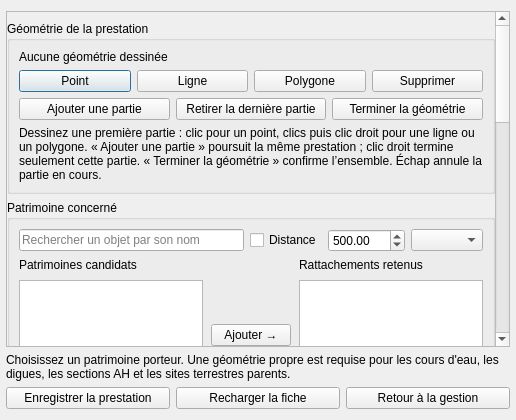
<?xml version="1.0" encoding="UTF-8"?>
<ui version="4.0"><class>PrestationDialog</class><widget class="QDialog" name="PrestationDialog">
 <property name="windowTitle"><string>Prestation — GEMAPI-App</string></property>
 <layout class="QVBoxLayout" name="verticalLayout">
  <property name="leftMargin"><number>6</number></property>
  <property name="rightMargin"><number>6</number></property>
  <item><widget class="QScrollArea" name="formScroll"><property name="widgetResizable"><bool>true</bool></property>
   <widget class="QWidget" name="formContents"><layout class="QVBoxLayout" name="formLayout">
    <property name="leftMargin"><number>0</number></property>
    <property name="rightMargin"><number>0</number></property>
    <item><widget class="QGroupBox" name="geometryGroup"><property name="title"><string>Géométrie de la prestation</string></property>
     <layout class="QVBoxLayout" name="geometryLayout">
      <item><widget class="QLabel" name="geometryStatusLabel"><property name="text"><string>Aucune géométrie dessinée</string></property></widget></item>
      <item><layout class="QHBoxLayout" name="geometryActions">
       <item><widget class="QPushButton" name="pointButton"><property name="text"><string>Point</string></property></widget></item>
       <item><widget class="QPushButton" name="lineButton"><property name="text"><string>Ligne</string></property></widget></item>
       <item><widget class="QPushButton" name="polygonButton"><property name="text"><string>Polygone</string></property></widget></item>
       <item><widget class="QPushButton" name="removeGeometryButton"><property name="text"><string>Supprimer</string></property></widget></item>
      </layout></item>
      <item><layout class="QHBoxLayout" name="multipartActions">
       <item><widget class="QPushButton" name="addPartButton"><property name="text"><string>Ajouter une partie</string></property></widget></item>
       <item><widget class="QPushButton" name="removePartButton"><property name="text"><string>Retirer la dernière partie</string></property></widget></item>
       <item><widget class="QPushButton" name="finishGeometryButton"><property name="text"><string>Terminer la géométrie</string></property></widget></item>
      </layout></item>
      <item><widget class="QLabel" name="geometryHintLabel"><property name="wordWrap"><bool>true</bool></property><property name="text"><string>Dessinez une première partie : clic pour un point, clics puis clic droit pour une ligne ou un polygone. « Ajouter une partie » poursuit la même prestation ; clic droit termine seulement cette partie. « Terminer la géométrie » confirme l’ensemble. Échap annule la partie en cours.</string></property></widget></item>
     </layout></widget></item>
    <item><widget class="QGroupBox" name="associationGroup"><property name="title"><string>Patrimoine concerné</string></property>
     <layout class="QVBoxLayout" name="associationLayout">
      <item><layout class="QHBoxLayout" name="associationControls">
       <item stretch="60"><widget class="QLineEdit" name="searchEdit"><property name="minimumWidth"><number>160</number></property><property name="placeholderText"><string>Rechercher un objet par son nom</string></property></widget></item>
       <item stretch="40"><layout class="QHBoxLayout" name="distanceLayout">
        <item><widget class="QCheckBox" name="nearbyOnly"><property name="text"><string>Distance</string></property><property name="checked"><bool>false</bool></property></widget></item>
        <item><widget class="QDoubleSpinBox" name="distanceSpin"><property name="minimum"><double>0.000000000000000</double></property><property name="maximum"><double>50000.000000000000000</double></property><property name="value"><double>500.000000000000000</double></property></widget></item>
        <item><widget class="QComboBox" name="distanceUnitCombo"/></item>
       </layout></item>
      </layout></item>
      <item><layout class="QHBoxLayout" name="associationLists">
       <property name="spacing"><number>8</number></property>
       <item stretch="42"><layout class="QVBoxLayout" name="candidateColumn">
        <item><widget class="QLabel" name="candidateLabel"><property name="text"><string>Patrimoines candidats</string></property></widget></item>
        <item><widget class="QListWidget" name="objectList"><property name="minimumHeight"><number>145</number></property><property name="sizePolicy"><sizepolicy hsizetype="Expanding" vsizetype="Expanding"><horstretch>0</horstretch><verstretch>0</verstretch></sizepolicy></property><property name="selectionMode"><enum>QAbstractItemView::ExtendedSelection</enum></property></widget></item>
       </layout></item>
       <item stretch="16"><layout class="QVBoxLayout" name="associationActions">
        <item><spacer name="actionsTopSpacer"><property name="orientation"><enum>Qt::Vertical</enum></property><property name="sizeHint" stdset="0"><size><width>0</width><height>20</height></size></property></spacer></item>
        <item><widget class="QPushButton" name="addButton"><property name="text"><string>Ajouter →</string></property><property name="sizePolicy"><sizepolicy hsizetype="Expanding" vsizetype="Fixed"><horstretch>0</horstretch><verstretch>0</verstretch></sizepolicy></property></widget></item>
        <item><widget class="QPushButton" name="locateButton"><property name="text"><string>Localiser</string></property><property name="sizePolicy"><sizepolicy hsizetype="Expanding" vsizetype="Fixed"><horstretch>0</horstretch><verstretch>0</verstretch></sizepolicy></property></widget></item>
        <item><widget class="QPushButton" name="removeButton"><property name="text"><string>← Retirer</string></property><property name="sizePolicy"><sizepolicy hsizetype="Expanding" vsizetype="Fixed"><horstretch>0</horstretch><verstretch>0</verstretch></sizepolicy></property></widget></item>
        <item><spacer name="actionsBottomSpacer"><property name="orientation"><enum>Qt::Vertical</enum></property><property name="sizeHint" stdset="0"><size><width>0</width><height>20</height></size></property></spacer></item>
       </layout></item>
       <item stretch="42"><layout class="QVBoxLayout" name="selectedColumn">
        <item><widget class="QLabel" name="selectedLabel"><property name="text"><string>Rattachements retenus</string></property></widget></item>
        <item><widget class="QListWidget" name="selectedList"><property name="minimumHeight"><number>145</number></property><property name="sizePolicy"><sizepolicy hsizetype="Expanding" vsizetype="Expanding"><horstretch>0</horstretch><verstretch>0</verstretch></sizepolicy></property><property name="selectionMode"><enum>QAbstractItemView::ExtendedSelection</enum></property></widget></item>
       </layout></item>
      </layout></item>
     </layout></widget></item>
    <item><widget class="QGroupBox" name="detailsGroup"><property name="title"><string>3 — Informations métier</string></property>
     <layout class="QGridLayout" name="detailsLayout">
      <property name="horizontalSpacing"><number>4</number></property>
      <item row="0" column="0" colspan="2"><widget class="QLabel" name="typeLabel"><property name="text"><string>Type de prestation *</string></property></widget></item>
      <item row="0" column="2" colspan="2"><widget class="QLabel" name="prestataireLabel"><property name="text"><string>Prestataire *</string></property></widget></item>
      <item row="1" column="0" colspan="2"><widget class="TypePicker" name="typeCombo"/></item>
      <item row="1" column="2" colspan="2"><widget class="QComboBox" name="prestataireCombo"/></item>
      <item row="2" column="0"><widget class="QLabel" name="statutLabel"><property name="text"><string>Statut *</string></property></widget></item>
      <item row="2" column="1"><widget class="QLabel" name="debutLabel"><property name="text"><string>Date de début *</string></property></widget></item>
      <item row="2" column="2"><widget class="QLabel" name="finLabel"><property name="text"><string>Date de fin *</string></property><property name="toolTip"><string>Date prévisionnelle possible</string></property></widget></item>
      <item row="2" column="3"><widget class="QLabel" name="technicienLabel"><property name="text"><string>Technicien responsable *</string></property></widget></item>
      <item row="3" column="0"><widget class="QComboBox" name="statutCombo"/></item>
      <item row="3" column="1"><widget class="QDateEdit" name="debutDate"><property name="calendarPopup"><bool>true</bool></property><property name="displayFormat"><string>dd/MM/yyyy</string></property></widget></item>
      <item row="3" column="2"><widget class="QDateEdit" name="finDate"><property name="calendarPopup"><bool>true</bool></property><property name="displayFormat"><string>dd/MM/yyyy</string></property></widget></item>
      <item row="3" column="3"><widget class="QComboBox" name="technicienCombo"/></item>
      <item row="4" column="0" colspan="2"><widget class="QLabel" name="positionLabel"><property name="text"><string>Position</string></property></widget></item>
      <item row="4" column="2" colspan="2"><widget class="QLabel" name="riveLabel"><property name="text"><string>Rive concernée</string></property></widget></item>
      <item row="5" column="0" colspan="2"><widget class="QComboBox" name="positionCombo"/></item>
      <item row="5" column="2" colspan="2"><widget class="QComboBox" name="riveCombo"/></item>
      <item row="6" column="0" colspan="4"><layout class="QHBoxLayout" name="amountLayout">
       <item stretch="6"><layout class="QVBoxLayout" name="intituleLayout"><item><widget class="QLabel" name="intituleLabel"><property name="text"><string>Intitulé (facultatif)</string></property></widget></item><item><widget class="QLineEdit" name="intituleEdit"/></item></layout></item>
       <item stretch="2"><layout class="QVBoxLayout" name="quantiteLayout"><item><widget class="QLabel" name="quantiteLabel"><property name="text"><string>Quantité</string></property></widget></item><item><widget class="QLineEdit" name="quantiteEdit"/></item></layout></item>
       <item stretch="2"><layout class="QVBoxLayout" name="uniteLayout"><item><widget class="QLabel" name="uniteLabel"><property name="text"><string>Unité</string></property></widget></item><item><widget class="QLineEdit" name="uniteEdit"/></item></layout></item>
      </layout></item>
      <item row="7" column="0" colspan="4"><widget class="QLabel" name="descriptionLabel"><property name="text"><string>Description (facultative)</string></property></widget></item>
      <item row="8" column="0" colspan="4"><widget class="QPlainTextEdit" name="descriptionEdit"><property name="maximumHeight"><number>85</number></property><property name="placeholderText"><string>Description facultative</string></property></widget></item>
     </layout></widget></item>
    <item><widget class="QGroupBox" name="photosGroup"><property name="title"><string>4 — Photographies et commentaires (facultatifs)</string></property>
     <layout class="QHBoxLayout" name="photosLayout">
      <item><layout class="QVBoxLayout" name="photo1Layout">
       <item><widget class="QLabel" name="photo1Title"><property name="text"><string>Photographie 1</string></property></widget></item>
       <item><widget class="QLabel" name="photo1Preview"><property name="minimumHeight"><number>220</number></property><property name="maximumHeight"><number>260</number></property><property name="alignment"><set>Qt::AlignCenter</set></property><property name="text"><string>Aucune photographie</string></property></widget></item>
       <item><layout class="QHBoxLayout" name="photo1Actions">
        <item stretch="3"><widget class="QPushButton" name="photo1Button"><property name="text"><string>Choisir photo</string></property></widget></item>
        <item stretch="1"><widget class="QPushButton" name="photo1Remove"><property name="text"><string>Supprimer</string></property><property name="toolTip"><string>Retirer le lien vers la photographie 1, sans supprimer le fichier</string></property></widget></item>
       </layout></item>
       <item><widget class="QLineEdit" name="photo1Comment"><property name="placeholderText"><string>Commentaire de la photo 1</string></property></widget></item>
      </layout></item>
      <item><layout class="QVBoxLayout" name="photo2Layout">
       <item><widget class="QLabel" name="photo2Title"><property name="text"><string>Photographie 2</string></property></widget></item>
       <item><widget class="QLabel" name="photo2Preview"><property name="minimumHeight"><number>220</number></property><property name="maximumHeight"><number>260</number></property><property name="alignment"><set>Qt::AlignCenter</set></property><property name="text"><string>Aucune photographie</string></property></widget></item>
       <item><layout class="QHBoxLayout" name="photo2Actions">
        <item stretch="3"><widget class="QPushButton" name="photo2Button"><property name="text"><string>Choisir photo</string></property></widget></item>
        <item stretch="1"><widget class="QPushButton" name="photo2Remove"><property name="text"><string>Supprimer</string></property><property name="toolTip"><string>Retirer le lien vers la photographie 2, sans supprimer le fichier</string></property></widget></item>
       </layout></item>
       <item><widget class="QLineEdit" name="photo2Comment"><property name="placeholderText"><string>Commentaire de la photo 2</string></property></widget></item>
      </layout></item>
     </layout></widget></item>
   </layout></widget></widget></item>
  <item><widget class="QLabel" name="statusLabel"><property name="wordWrap"><bool>true</bool></property><property name="text"><string>Choisissez un patrimoine porteur. Une géométrie propre est requise pour les cours d'eau, les digues, les sections AH et les sites terrestres parents.</string></property></widget></item>
  <item><layout class="QHBoxLayout" name="bottomActions">
   <item><widget class="QPushButton" name="saveButton"><property name="text"><string>Enregistrer la prestation</string></property></widget></item>
   <item><widget class="QPushButton" name="reloadButton"><property name="text"><string>Recharger la fiche</string></property></widget></item>
   <item><widget class="QPushButton" name="backButton"><property name="text"><string>Retour à la gestion</string></property></widget></item>
  </layout></item>
 </layout></widget><customwidgets><customwidget><class>TypePicker</class><extends>QComboBox</extends><header>gemapi_app.type_picker</header></customwidget></customwidgets><resources/><connections/></ui>
